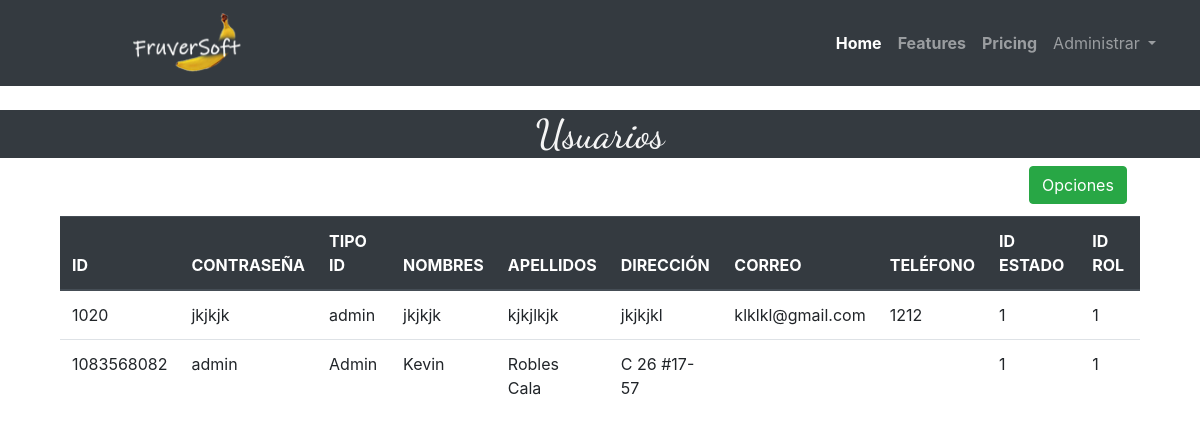
The app's page /Views/listarusuarios.php with its own data.
### tables this page shows
CREATE TABLE `tblusuarios` (
  `usuId` int(11) NOT NULL,
  `usuContrasena` varchar(45) NOT NULL,
  `usuTipoId` varchar(45) NOT NULL,
  `usuNombres` varchar(45) NOT NULL,
  `usuApellidos` varchar(45) NOT NULL,
  `usuDireccion` varchar(45) DEFAULT NULL,
  `usuCorreo` varchar(45) DEFAULT NULL,
  `usuTelefono` varchar(45) DEFAULT NULL,
  `tblestados_estId` int(11) NOT NULL,
  `tblroles_rolId` int(11) NOT NULL
);

### Views/listarusuarios.php (the view, shortened to what this page needs)
<!doctype html>
<html lang="es">
  <head>
    <link rel="stylesheet" href="https://cdn.jsdelivr.net/npm/bootstrap@4.5.3/dist/css/bootstrap.min.css">
    <link rel="stylesheet" href="../Css/style.css">
  </head>
  <body>
  <header>
          <nav class="navbar navbar-expand-lg navbar-dark bg-dark">
            <a class="navbar-brand" href="../index.php" style="padding-left: 10%;"> <img src="../Img/logo_backend.png" alt="" width="130" height="60"></a>
            <div class="collapse navbar-collapse" id="navbarNav" style="padding-left: 47%">
              <ul class="navbar-nav ">
                <li class="nav-item active">
                  <a class="nav-link"  href="#"><b>Home</b> <span class="sr-only">(current)</span></a>
                </li>
                <li class="nav-item">
                  <a class="nav-link" href="#"><b>Features</b></a>
                </li>
                <li class="nav-item">
                  <a class="nav-link" href="#"><b>Pricing</b></a>
                </li>
                <li class="nav-item dropdown">
                  <a class="nav-link dropdown-toggle" href="#" id="navbarDropdown" role="button" data-toggle="dropdown" aria-haspopup="true" aria-expanded="false">
                    Administrar
                  </a>
                </li>
              </ul>
            </div>
          </nav>
    </header>
      <?php
          require ("../Models/datos_bd_2.php");
          $conexion = mysqli_connect ($host, $usuario, $pass, $nombre);
          $consulta = "SELECT usuId, usuContrasena, usuTipoId, usuNombres, usuApellidos, usuDireccion,
          usuCorreo, usuTelefono, tblestados_estId, tblroles_rolId
          FROM tblusuarios
          ORDER BY usuId;";
          $resultado = mysqli_query ($conexion, $consulta);
      ?>
    <section class="tabla_productos">
      <h1 class="stilepro" style="background-color:#343a40">Usuarios</h1>
      <a href="usuarios.php">
      <button type="sutmit" class="btn btn-success"  style="margin-bottom: 1%; margin-left: 85%">
        Opciones
      </button>
      </a>
      <table class="table">
          <thead class="thead-dark">
            <tr>
              <th scope="col">ID</th>
              <th scope="col">CONTRASEÑA</th>
              <th scope="col">TIPO ID</th>
              <th scope="col">NOMBRES</th>
              <th scope="col">APELLIDOS</th>
              <th scope="col">DIRECCIÓN</th>
              <th scope="col">CORREO</th>
              <th scope="col">TELÉFONO</th>
              <th scope="col">ID ESTADO</th>
              <th scope="col">ID ROL</th>
            </tr>
          </thead>
          <Tbody>
          <?php
              while ($fila = mysqli_fetch_row ($resultado)){
                echo "<tr scope='row'><td>";
                echo $fila[0] . " ";
                echo "</td><td>";
                echo $fila[1] . " ";
                echo "</td><td>";
                echo $fila[2] . " ";
                echo "</td><td>";
                echo $fila[3] . " ";
                echo "</td><td>";
                echo $fila[4] . " ";
                echo "</td><td>";
                echo $fila[5] . " ";
                echo "</td><td>";
                echo $fila[6] . " ";
                echo "</td><td>";
                echo $fila[7] . " ";
                echo "</td><td>";
                echo $fila[8] . " ";
                echo "</td><td>";
                echo $fila[9] . " ";
                echo "</td>";
              }
          ?>
          </tr>
        </Tbody>
      </table>
    </section>
  </body>
</html>

### Css/style.css (style rules this page uses)
.stilepro { font-family: 'Dancing Script', cursive; color: whitesmoke; text-align: center; background-color: #00b347; }
.table { width:90%; margin: auto; }

### records on screen
tblusuarios: usuId "1020", usuContrasena "jkjkjk", usuTipoId "admin", usuNombres "jkjkjk", usuApellidos "kjkjlkjk", usuDireccion "jkjkjkl", usuCorreo "klklkl@gmail.com", usuTelefono "1212", tblestados_estId "1", tblroles_rolId "1"
tblusuarios: usuId "1083568082", usuContrasena "admin", usuTipoId "Admin", usuNombres "Kevin", usuApellidos "Robles Cala", usuDireccion "C 26 #17-57", tblestados_estId "1", tblroles_rolId "1"
